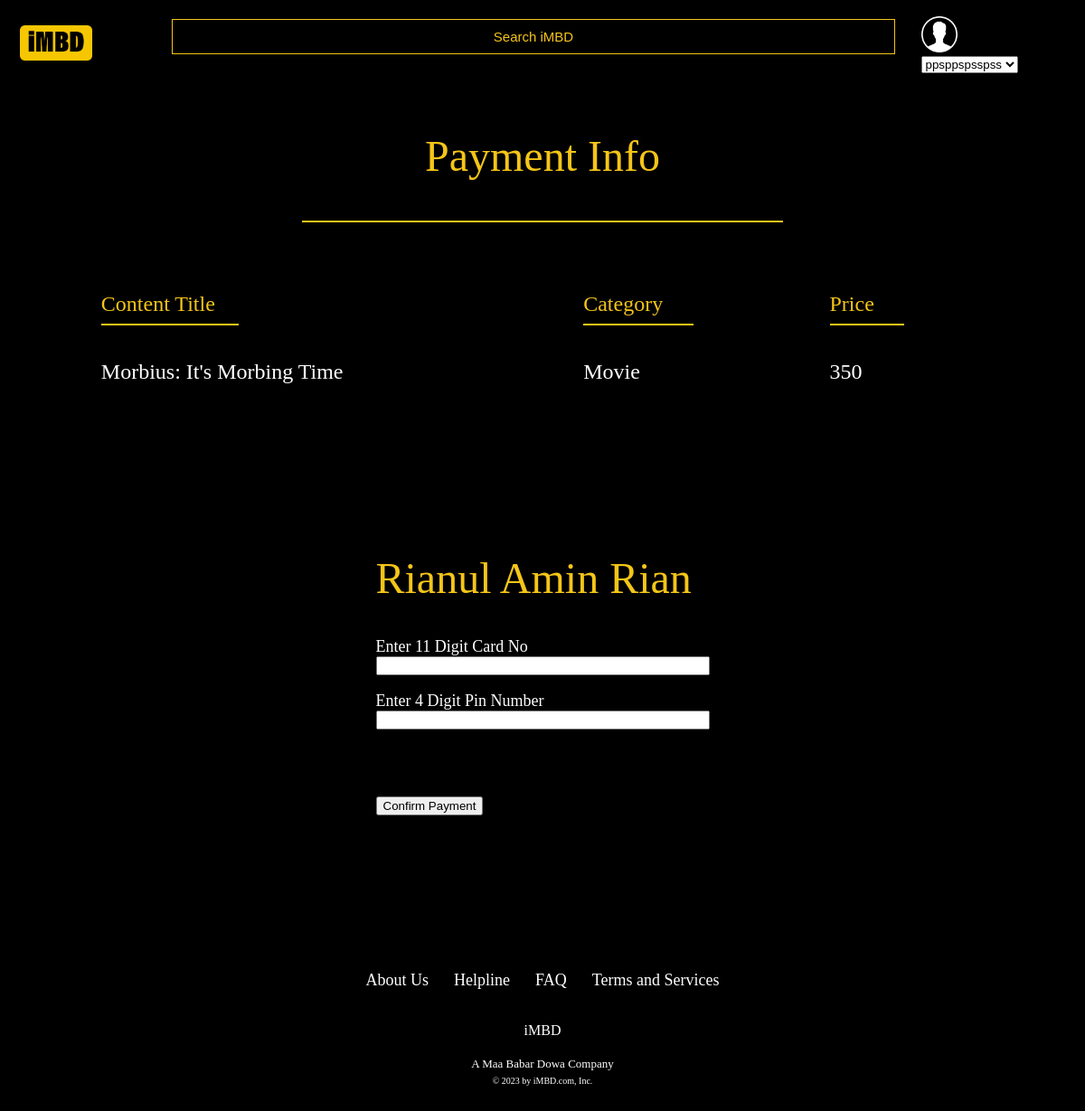
Page /Views/payment-info.php?cid=4 (signed in) on the earlier database version.
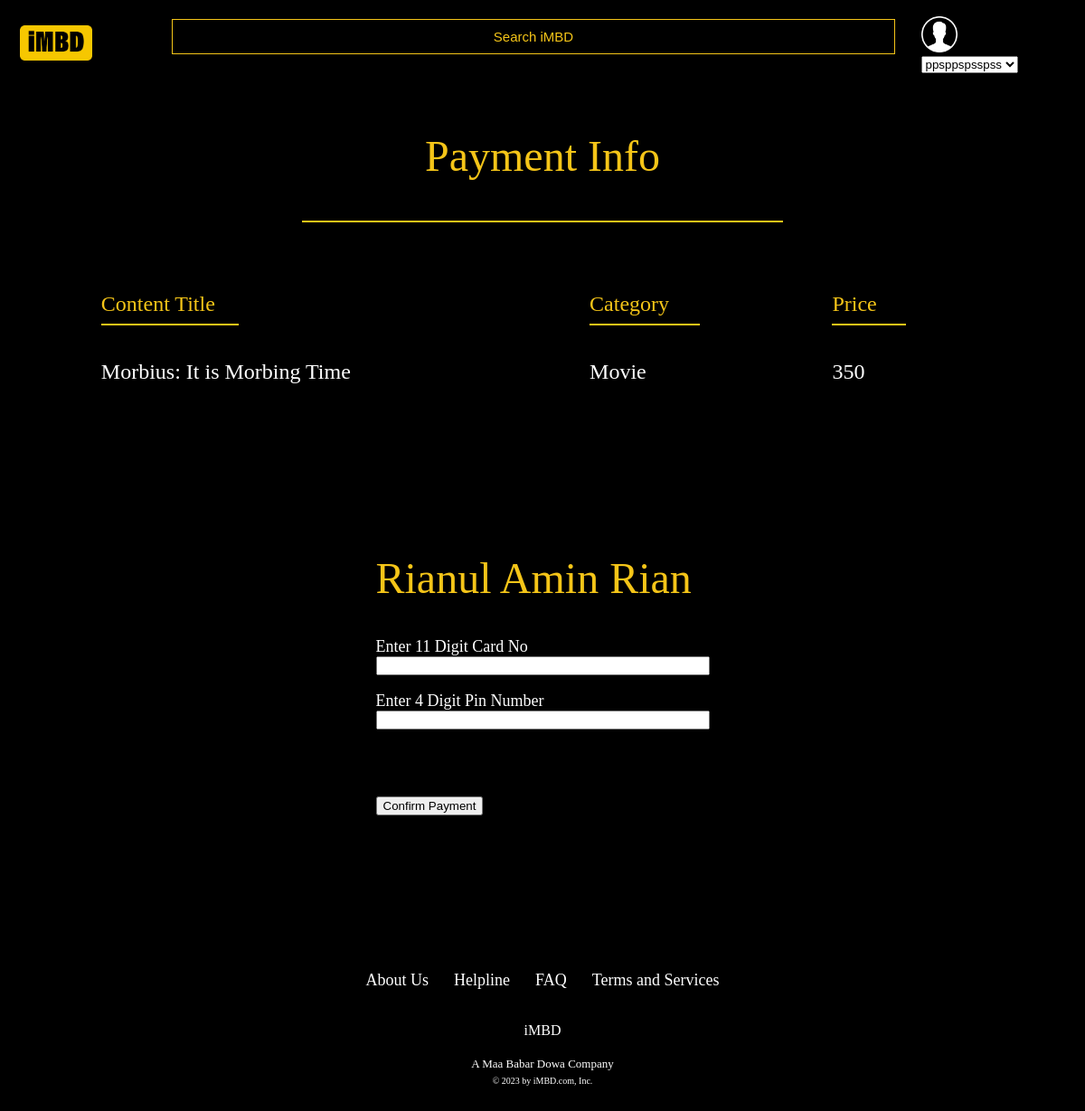
Same page on the later database version.
### tables this page shows
CREATE TABLE `contentinfo` (
  `ContentID` int(11) NOT NULL,
  `UserID` int(255) NOT NULL,
  `ContentTitle` varchar(40) NOT NULL,
  `ContentDescription` varchar(2000) NOT NULL,
  `Director` varchar(40) NOT NULL,
  `Cast` varchar(40) NOT NULL,
  `Category` varchar(40) NOT NULL,
  `ReleaseDate` varchar(40) NOT NULL,
  `Poster` varchar(100) NOT NULL,
  `Trailer` varchar(500) NOT NULL,
  `Price` double NOT NULL,
  `DownloadLink` varchar(500) NOT NULL,
  `Status` varchar(40) NOT NULL
);

### Models/user-info-model.php (called while the page is built, shortened)
<?php
    function userInfo($id){
        $con=dbConnection();
        $sql="select* from UserInfo where UserID='$id'";
        $result=mysqli_query($con,$sql);
        $row=mysqli_fetch_assoc($result);
        return $row;
    }
?>

### Models/content-info-model.php (called while the page is built, shortened)
<?php
 require_once('user-info-model.php');
function getContentDetails($cid){
    $con = dbConnection();
    $sql = "SELECT * FROM contentinfo WHERE ContentID = '$cid'";
    $result = mysqli_query($con, $sql);
    return $result;
}
?>

### Views/payment-info.php (the view, shortened to what this page needs)
<?php
    require_once('../Models/user-info-model.php');
    require_once('../Models/content-info-model.php');
    $id=$_COOKIE['id'];
    $row=UserInfo($id);
    $cid = $_GET['cid'];
    $result = getContentDetails($cid);
    if ($result) {
        $crow = mysqli_fetch_assoc($result);
        $title = $crow['ContentTitle'];
        $price= $crow['Price'];
        $category=$crow['Category'];
    }
?>
<!DOCTYPE html>
<html lang="en">
<head>
    <link rel="stylesheet" href="../style.css">
</head>
<body bgcolor="black">
    <table width="100%" border="0" cellspacing="0" cellpadding="10">
        <tr height="60px">
            <td>
                &nbsp;<a href="../index.php"><img src="../Uploads/logo.png" width="80px"></a>
            </td>
            <td></td>
            <td></td>
            <td>
                <a href="search-content.php"><button class="btn search">Search iMBD</button></a>
            </td>
            <td>
                <img src="../<?php echo $row['ProfilePicture']; ?>" width="40px">&nbsp;&nbsp;&nbsp;
                <select name="profile" onchange="location = this.value;">
                    <option disabled selected hidden><?php echo $row['Username']; ?></option>
                </select>
            </td>
            <td></td>
        </tr>
    </table><br><br><br>
    <center>
    <font color="F5C518" face="times new roman" size="12">Payment Info</font><br><br><br>
    <hr color="F5C518" width="530px"><br><br><br>
    <table width="85%" bgcolor="black" border="0" cellspacing="0" cellpadding="15">
        <tr>
            <td>
                <font color="F5C518" face="times new roman" size="5">Content Title</font>
                <hr color="F5C518" width="150px" align="left">
            </td>
            <td>
                <font color="F5C518" face="times new roman" size="5">Category</font>
                <hr color="F5C518" width="120px" align="left">
            </td>
            <td>
                <font color="F5C518" face="times new roman" size="5">Price</font>
                <hr color="F5C518" width="80px" align="left">
            </td>
        </tr>
        <tr>
            <td>
                <font color="white" face="times new roman" size="5"><?php echo $title; ?></font>
            </td>
            <td>
                <font color="white" face="times new roman" size="5"><?php echo $category; ?></font>
            </td>
            <td>
                <font color="white" face="times new roman" size="5"><?php echo $price; ?></font>
            </td>
        </tr>
    </table><br><br><br><br><br><br>
    <br><br><br>
    <table width="30%" bgcolor="black" border="0" cellspacing="0" cellpadding="10">
        <tr>
            <td>
                <font color="F5C518" face="times new roman" size="12"><?php echo $row['Fullname'] ?></font><br><br>
            </td>
        </tr>
        <tr>
            <td>
                <form action="../Controllers/confirm-purchase-controller.php?cid=<?php echo $cid; ?>" method="post">
                <font color="white" face="times new roman" size="4">Enter 11 Digit Card No</font>
                <br>
                <input type="text" name="cardNo" size="43px"><br><br>
                <font color="white" face="times new roman" size="4">Enter 4 Digit Pin Number</font>
                <br>
                <input type="password" name="pinNo" size="43px">
            </td>
        </tr>
        <tr>
            <td>
                <br><br><br>
                <input type="submit" name="submit" value="Confirm Payment">
            </td>
        </tr>
    </table><br><br><br>
    </center>
    <br><br><br><br><br><br>
    <center>
        <a href="about-us.php"><font color="white" face="times new roman" size="4">About Us</font></a>&nbsp;&nbsp;&nbsp;&nbsp;&nbsp;&nbsp;
        <a href="helpline.php"><font color="white" face="times new roman" size="4">Helpline</font></a>&nbsp;&nbsp;&nbsp;&nbsp;&nbsp;&nbsp;
        <a href="faq.php"><font color="white" face="times new roman" size="4">FAQ</font></a>&nbsp;&nbsp;&nbsp;&nbsp;&nbsp;&nbsp;
        <a href="terms-and-services.php"><font color="white" face="times new roman" size="4">Terms and Services</font></a><br><br><br>
        <font color="white" face="times new roman" size="3">iMBD</font><br><br>
        <font color="white" face="times new roman" size="2">A Maa Babar Dowa Company</font><br>
        <font color="white" face="times new roman" size="1">© 2023 by iMBD.com, Inc.</font><br><br>
    </center>
</body>
</html>

Differences in the rows shown:
changed contentinfo "Movie": ContentTitle "Morbius: It's Morbing Time" → "Morbius: It is Morbing Time"
